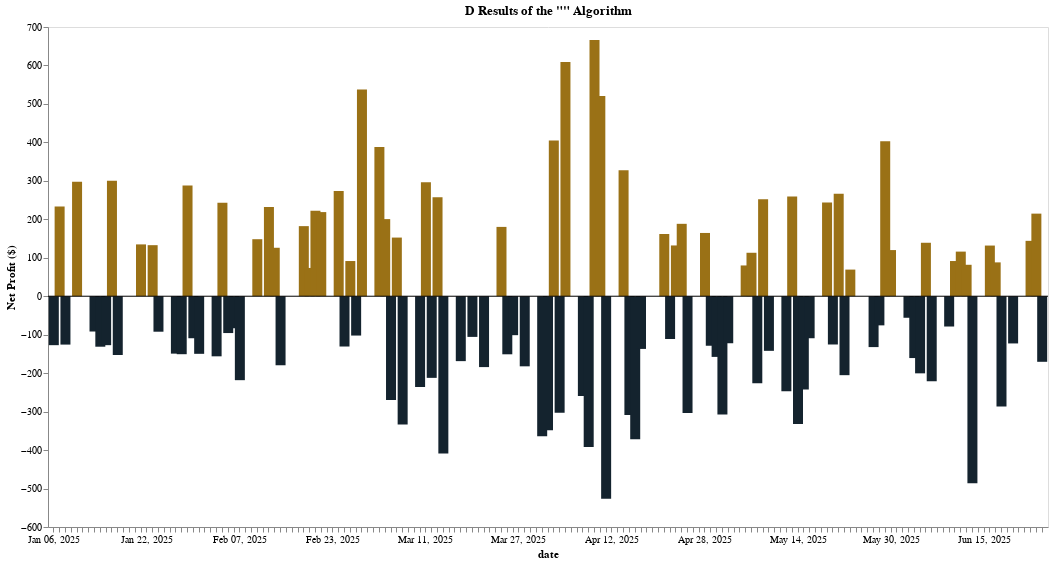

The code cell stored with this chart in its notebook:
### Markdown cell above
Let's take a look at the breakdown of trading days so far in a simple bar chart where green bars are profitable days adn red bars are drawdowns. This will give us a genearl idea of how well the algorithm has been performing. Large red streaks are indicative of big draw downs and should raise red flags.

### Code cell
#I'm getting future warnings from the altair package, so I'm going to supress them for now
#until altair releases an update
import warnings
warnings.simplefilter(action='ignore', category=FutureWarning)

rrg.resampled_pnl_visualization(performance, algo, 10, 'D')

### Figure 1 — Vega-Lite specification as saved in the notebook (floating-point values rounded to 4 significant figures; data arrays with more than 128 entries replaced by an {"elided": "..."} marker saying what was removed)
{"config": {"view": {"continuousWidth": 300, "continuousHeight": 300}}, "layer": [{"data": {"name": "data-565e1478813a5f8471d7ed012750eb86"}, "mark": {"type": "bar", "size": 10}, "encoding": {"color": {"condition": {"test": "datum[\"net_profit\"] > 0", "value": "#9A7116"}, "value": "#14232E"}, "tooltip": [{"field": "date", "title": "Date", "type": "temporal"}, {"field": "net_profit", "title": "Net Profit ($)", "type": "quantitative"}, {"field": "commissions", "title": "Commissions ($)", "type": "quantitative"}, {"field": "return", "title": "Return (%)", "type": "quantitative"}], "x": {"axis": {"grid": false}, "field": "date", "scale": {"padding": 30}, "timeUnit": "yearmonthdate", "title": "date", "type": "ordinal"}, "y": {"axis": {"grid": false}, "field": "net_profit", "scale": {"padding": 0}, "title": "Net Profit ($)", "type": "quantitative"}}, "name": "view_8"}, {"data": {"name": "data-06fd9f850666401b4599de5588b60692"}, "mark": {"type": "rule", "color": "black"}, "encoding": {"y": {"field": "y", "type": "quantitative"}}}], "height": 500, "params": [{"name": "param_8", "select": {"type": "interval", "encodings": ["x", "y"]}, "bind": "scales", "views": ["view_8"]}], "title": "D Results of the \"\" Algorithm", "width": 1000, "$schema": "https://vega.github.io/schema/vega-lite/v5.8.0.json", "datasets": {"data-565e1478813a5f8471d7ed012750eb86": {"elided": "171 records"}, "data-06fd9f850666401b4599de5588b60692": [{"y": 0}]}}
